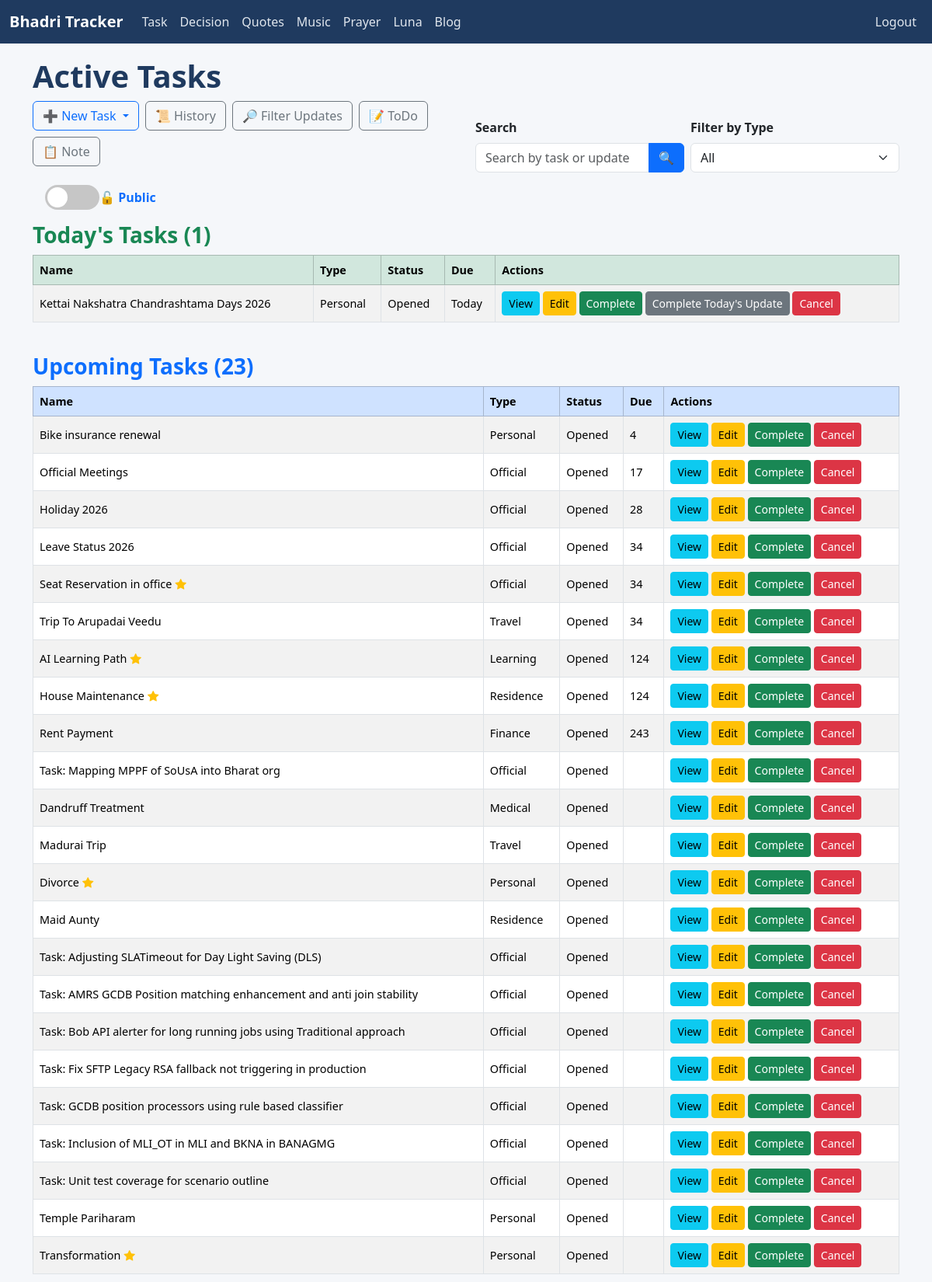
Screenshot of / (signed in, upper part) with the database file from the repository.
### tracker/models.py (models this page shows, shortened)
class Task(models.Model):
    STATUS_CHOICES = [
        ('Opened', 'Opened'),
        ('InProgress', 'In Progress'),
        ('Completed', 'Completed'),
        ('Cancelled', 'Cancelled'),
        ('Hold', 'Hold'),
    ]
    name = models.CharField(max_length=200)
    status = models.CharField(max_length=20, choices=STATUS_CHOICES, default='Opened')
    task_type = models.ForeignKey(TaskType, on_delete=models.CASCADE)
    started_date = models.DateField(default=timezone.localtime(), null=True, blank=True)
    created_date = models.DateField(auto_now_add=True)
    updated_date = models.DateField(auto_now=True)
    completed_date = models.DateField(null=True, blank=True)
    target_date = models.DateField(default=timezone.localtime(), null=True, blank=True)
    is_bookmark = models.BooleanField(default=False)
    is_private = models.BooleanField(default=False)
    is_important = models.BooleanField(default=False)
    is_template = models.BooleanField(default=False)
    @property
    def days_till_upcoming(self):
        today = timezone.localdate()
        dates = []
        if self.started_date and self.started_date >= today:
            dates.append(self.started_date)
        if self.target_date and self.target_date >= today:
            dates.append(self.target_date)
        for upd in self.updates.all():
            if upd.status not in ['Completed', 'Cancelled'] and upd.date and upd.date >= today:
                dates.append(upd.date)
        if not dates:
            return None
        return (min(dates) - today).days

class TaskType(models.Model):
    name = models.CharField(max_length=50, unique=True)
    class Meta:
        ordering = ['name']

class Update(models.Model):
    STATUS_CHOICES = [
        ('Opened', 'Opened'),
        ('InProgress', 'In Progress'),
        ('Completed', 'Completed'),
        ('Cancelled', 'Cancelled')
    ]
    REMINDER_CHOICE = [
        ('Days', 'Days'),
        ('Workweek', 'Workweek'),
        ('Weekly', 'Weekly'),
        ('Monthly', 'Monthly'),
        ('Yearly', 'Yearly'),
    ]
    name = models.CharField(max_length=200, null=True, blank=True)
    task = models.ForeignKey(Task, on_delete=models.CASCADE, related_name='updates')
    date = models.DateField(default=timezone.localtime(), null=True, blank=True)
    start_time = models.TimeField(null=True, blank=True)
    end_time = models.TimeField(null=True, blank=True)
    description = models.TextField()
    is_check_box = models.BooleanField(default=False)
    status = models.CharField(max_length=20, choices=STATUS_CHOICES, default='Opened')
    reminder_type = models.CharField(max_length=20, choices=REMINDER_CHOICE, null=True, blank=True)
    can_store_reminder = models.BooleanField(default=False)
    date_to_remind = models.IntegerField(null=True, blank=True)
    auto_reminder_handle = models.BooleanField(default=True)

### tracker/views.py (the view)
# urls.py: path('', views.TaskListView.as_view(), name='task_list'),
class TaskListView(LoginRequiredMixin, ListView):
    model = Task
    template_name = 'tracker/task_list.html'
    context_object_name = 'tasks'
    def get_queryset(self):
        queryset = Task.objects.exclude(
            status__in=['Completed', 'Cancelled', 'Hold']
        ).exclude(
            is_bookmark=True
        ).exclude(
            is_template=True
        )
        view_mode = self.request.GET.get('view', 'public')
        if view_mode == "private":
            user_profile = getattr(self.request.user, "userprofile", None)
            if user_profile is None or not user_profile.special_privilege_password:
                messages.error(self.request, "You do not have access to private tasks.")
                return Task.objects.none()
            if not self.request.session.get("private_access"):
                raise PermissionError("PRIVATE_ACCESS_REQUIRED")
            queryset = queryset.filter(is_private=True)
        elif view_mode == "public":
            self.request.session['private_access'] = False
            queryset = queryset.filter(is_private=False)
        search_query = self.request.GET.get('search')
        if search_query:
            queryset = queryset.filter(
                Q(name__icontains=search_query) |
                Q(updates__description__icontains=search_query)
            ).distinct()
        task_type_id = self.request.GET.get('task_type')
        if task_type_id:
            queryset = queryset.filter(task_type_id=task_type_id)
        tasks = list(queryset)
        tasks = [t for t in tasks if t.days_till_upcoming != 0]
        tasks.sort(
            key=lambda t: (
                t.days_till_upcoming is None,
                t.days_till_upcoming,
                t.target_date is None,
                t.target_date,
                t.name.lower(),
            )
        )
        return tasks
    def get_context_data(self, **kwargs):
        context = super().get_context_data(**kwargs)
        task_type_id = self.request.GET.get('task_type')
        search_query = self.request.GET.get('search', '')
        view_mode = self.request.GET.get('view', 'public')
        context['task_types'] = TaskType.objects.all()
        context['selected_type'] = int(task_type_id) if task_type_id else None
        context['search_query'] = search_query
        context['view_mode'] = view_mode
        common_filters = {}
        if task_type_id:
            common_filters['task_type_id'] = task_type_id
        if search_query:
            common_filters['name__icontains'] = search_query
        if view_mode == "private":
            common_filters['is_private'] = True
        base_queryset = Task.objects.filter(**common_filters) \
            .exclude(status__in=['Completed', 'Cancelled', 'Hold']) \
            .exclude(is_bookmark=True) \
            .exclude(is_template=True) \
            .order_by('name')
        today_tasks = [
            task for task in base_queryset
            if task.days_till_upcoming == 0
        ]
        context['today_tasks'] = today_tasks
        if view_mode == "public":
            common_filters['is_private'] = False
        held_tasks = Task.objects.filter(
            status__in=['Hold'],
            **common_filters
        ).exclude(is_template=True).order_by('name')
        context['held_tasks'] = held_tasks
        bookmarked_tasks = Task.objects.filter(
            is_bookmark=True,
            status__in=['Opened', 'InProgress'],
            **common_filters
        ).exclude(is_template=True).order_by('name')
        context['bookmarked_tasks'] = bookmarked_tasks
        template_tasks = Task.objects.filter(
            is_template=True,
            **common_filters
        ).order_by('name')
        context['template_tasks'] = template_tasks
        return context
    def dispatch(self, request, *args, **kwargs):
        try:
            return super().dispatch(request, *args, **kwargs)
        except PermissionError as e:
            if str(e) == "PRIVATE_ACCESS_REQUIRED":
                return redirect("private_access", "tracker:task_list")
            raise

### tracker/context_processors.py (called while the page is built)
def active_notifications(request):
    today = timezone.localdate()
    notifications = Notification.objects.filter(
        is_completed=False,
        date__gte=today,
        date__lte=today + timedelta(days=7)
    ).order_by('date')
    return {
        'active_notifications': notifications
    }

### templates/tracker/task_list.html (shortened to what this page needs)
{% extends 'base.html' %}
{% load static %}
{% block style %}
<link rel="stylesheet" href="{% static 'css/task_list.css' %}">
{% endblock %}
{% block content %}
<h1>Active Tasks</h1>
<div class="row align-items-end mb-3">
  <div class="col-md-6 mb-2">
    <div class="d-flex gap-2 flex-wrap">
      <div class="dropdown">
        <button class="btn btn-outline-primary dropdown-toggle"
                type="button"
                data-bs-toggle="dropdown"
                aria-expanded="false">
          ➕ New Task
        </button>
      </div>
      <a href="{% url 'tracker:task_history' %}"
         class="btn btn-outline-secondary">
         📜 History
      </a>
      <a href="{% url 'tracker:update_filter' %}" class="btn btn-outline-secondary">
        🔎 Filter Updates
      </a>
      <a href="{% url 'tracker:todo_list' %}" class="btn btn-outline-secondary">
        📝 ToDo
      </a>
      <a href="{% url 'tracker:note' %}" class="btn btn-outline-secondary">
        📋 Note
      </a>
    </div>
  </div>
  <div class="col-md-6">
    <form method="get" class="row g-2 align-items-end">
      <div class="col-md-6">
        <label class="form-label fw-bold">Search</label>
        <div class="input-group">
          <input type="text"
                 name="search"
                 value="{{ search_query }}"
                 class="form-control"
                 placeholder="Search by task or update">
          <button type="submit" class="btn btn-primary">🔍</button>
        </div>
      </div>
      <div class="col-md-6">
        <label class="form-label fw-bold">Filter by Type</label>
        <select name="task_type"
                class="form-select"
                onchange="this.form.submit()">
          <option value="">All</option>
        </select>
      </div>
    </form>
  </div>
</div>
<div class="toggle-container mb-3 ms-3">
  <a href="{% if view_mode == 'public' %}{% url 'private_access' 'tracker:task_list' %}{% else %}?view=public{% endif %}"
     class="text-decoration-none d-flex align-items-center">
    <div class="toggle-switch {% if view_mode == 'private' %}active{% endif %}">
      <div class="toggle-circle"></div>
    </div>
    <span class="toggle-label">
      {% if view_mode == 'private' %}
        🔒 Private
      {% else %}
        🔓 Public
      {% endif %}
    </span>
  </a>
</div>
{% if today_tasks %}
  <h3 class="text-success mb-2">Today's Tasks ({{ today_tasks|length }})</h3>
  <div class="table-responsive mb-4">
    <table class="table table-bordered table-striped align-middle text-nowrap">
      <thead class="table-success">
        <tr>
          <th>Name</th>
          <th>Type</th>
          <th>Status</th>
          <th>Due</th>
          <th>Actions</th>
        </tr>
      </thead>
      <tbody>
        {% for task in today_tasks %}
          {% if task.is_private and view_mode == "public" %}
            <tr>
                <td colspan="5" class="text-center text-muted">
                    <i class="bi bi-eye-slash-fill"></i> Private Task
                </td>
            </tr>
          {% else %}
            <tr>
              <td>{{ task.name }}{% if task.is_important %}<i class="bi bi-star-fill text-warning ms-1"></i>{% endif %}</td>
              <td>{{ task.task_type.name }}</td>
              <td>{{ task.status }}</td>
              <td>{% if task.days_till_upcoming == 0 %}Today{% elif task.days_till_upcoming > 0 %}{{ task.days_till_upcoming }}{% endif %}</td>
              <td>
                <a href="{% url 'tracker:update_list' task.id %}" class="btn btn-sm btn-info">View</a>
                <a href="{% url 'tracker:task_update' task.id %}" class="btn btn-sm btn-warning">Edit</a>
                <a href="{% url 'tracker:mark_task_complete' task.id %}" class="btn btn-sm btn-success">Complete</a>
                <form method="post" action="{% url 'tracker:complete_today_task_updates' task.id %}" class="d-inline">
                    <button type="submit" class="btn btn-sm btn-secondary">
                    Complete Today's Update
                    </button>
                </form>
                <a href="{% url 'tracker:mark_task_cancel' task.id %}" class="btn btn-sm btn-danger">Cancel</a>
              </td>
            </tr>
          {% endif %}
        {% endfor %}
      </tbody>
    </table>
  </div>
{% endif %}
<h3 class="text-primary mb-2">Upcoming Tasks ({{ tasks|length }})</h3>
<div class="table-responsive">
  <table class="table table-striped table-bordered align-middle text-nowrap">
    <thead class="table-primary">
      <tr>
        <th>Name</th>
        <th>Type</th>
        <th>Status</th>
        <th>Due</th>
        <th>Actions</th>
      </tr>
    </thead>
    <tbody>
      {% for task in tasks %}
      <tr>
        <td>{{ task.name }}{% if task.is_important %}<i class="bi bi-star-fill text-warning ms-1"></i>{% endif %}</td>
        <td>{{ task.task_type.name }}</td>
        <td>{{ task.status }}</td>
        <td>{% if task.days_till_upcoming == 0 %}Today{% elif task.days_till_upcoming > 0 %}{{ task.days_till_upcoming }}{% endif %}</td>
        <td>
          <a href="{% url 'tracker:update_list' task.id %}" class="btn btn-sm btn-info">View</a>
          <a href="{% url 'tracker:task_update' task.id %}" class="btn btn-sm btn-warning">Edit</a>
          <a href="{% url 'tracker:mark_task_complete' task.id %}" class="btn btn-sm btn-success">Complete</a>
          <a href="{% url 'tracker:mark_task_cancel' task.id %}" class="btn btn-sm btn-danger">Cancel</a>
        </td>
      </tr>
      {% empty %}
        <tr><td colspan="6" class="text-center text-muted">No tasks found</td></tr>
      {% endfor %}
    </tbody>
  </table>
</div>
</div>
{% endblock %}

### static/css/base.css (style rules this page uses)
body { padding: 0 0px; padding-top: 50px; background-color: #f5f7fa; color: #212529; }
h1, h2, h3 { color: #1f3a5f; font-weight: 600; }
.table td, .table th { vertical-align: middle; font-size: 0.9rem; }

### static/css/task_list.css (style rules this page uses)
.toggle-container { display: flex; align-items: center; gap: 12px; cursor: pointer; }
.toggle-switch { position: relative; width: 70px; height: 32px; background: #c6c6c6; border-radius: 50px; transition: background 0.3s ease; }
.toggle-circle { position: absolute; top: 3px; left: 3px; width: 26px; height: 26px; background: white; border-radius: 50%; transition: transform 0.3s ease; }
.toggle-label { font-weight: bold; font-size: 1rem; display: flex; align-items: center; gap: 6px; }

### rows the page displays
Task: name "Kettai Nakshatra Chandrashtama Days 2026", task_type.name "Personal", status "Opened", started_date "Today"
Task: name "Bike insurance renewal", task_type.name "Personal", status "Opened", days_till_upcoming "4"
Task: name "Official Meetings", task_type.name "Official", status "Opened", days_till_upcoming "17"
Task: name "Holiday 2026", task_type.name "Official", status "Opened", days_till_upcoming "28"
Task: name "Leave Status 2026", task_type.name "Official", status "Opened", days_till_upcoming "34"
Task: name "Seat Reservation in office", is_important True (drawn), task_type.name "Official", status "Opened", days_till_upcoming "34"
Task: name "Trip To Arupadai Veedu", task_type.name "Travel", status "Opened", days_till_upcoming "34"
Task: name "AI Learning Path", is_important True (drawn), task_type.name "Learning", status "Opened", days_till_upcoming "124"
Task: name "House Maintenance", is_important True (drawn), task_type.name "Residence", status "Opened", days_till_upcoming "124"
Task: name "Rent Payment", task_type.name "Finance", status "Opened", days_till_upcoming "243"
Task: name "Task: Mapping MPPF of SoUsA into Bharat org", task_type.name "Official", status "Opened"
Task: name "Dandruff Treatment", task_type.name "Medical", status "Opened"
Task: name "Madurai Trip", task_type.name "Travel", status "Opened"
Task: name "Divorce", is_important True (drawn), task_type.name "Personal", status "Opened"
Task: name "Maid Aunty", task_type.name "Residence", status "Opened"
Task: name "Task: Adjusting SLATimeout for Day Light Saving (DLS)", task_type.name "Official", status "Opened"
Task: name "Task: AMRS GCDB Position matching enhancement and anti join stability", task_type.name "Official", status "Opened"
Task: name "Task: Bob API alerter for long running jobs using Traditional approach", task_type.name "Official", status "Opened"
Task: name "Task: Fix SFTP Legacy RSA fallback not triggering in production", task_type.name "Official", status "Opened"
Task: name "Task: GCDB position processors using rule based classifier", task_type.name "Official", status "Opened"
Task: name "Task: Inclusion of MLI_OT in MLI and BKNA in BANAGMG", task_type.name "Official", status "Opened"
Task: name "Task: Unit test coverage for scenario outline", task_type.name "Official", status "Opened"
Task: name "Temple Pariharam", task_type.name "Personal", status "Opened"
Task: name "Transformation", is_important True (drawn), task_type.name "Personal", status "Opened"

### other values shown
{{ today_tasks|length }} "1"
{{ tasks|length }} "23"
